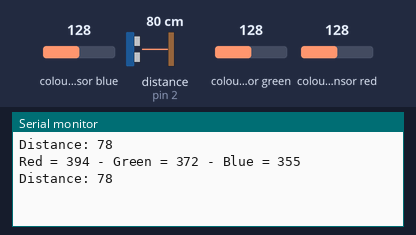
Bench run of a sketch on a simulated Arduino Mega 2560, built with avr-gcc and run on an emulated ATmega2560. Shown: the last lines printed to the serial monitor. Wiring (inferred from the names in the program): ultrasonic range finder: trigger pin 3; echo pin 2; TCS3200 colour sensor: output pin 31; S2 pin 37; S3 pin 39; S0 pin 33; S1 pin 35. The test bench sets the inputs (shaded band); at power-on: colour sensor blue 128, colour sensor red 128, distance to the obstacle (sensor on pin 2) 80 cm, colour sensor green 128. The echo pulse lasts 58.3 µs per cm.

Above: at 1.2 s.
1.3 s: colour sensor blue set to 5
At 2.3 s:
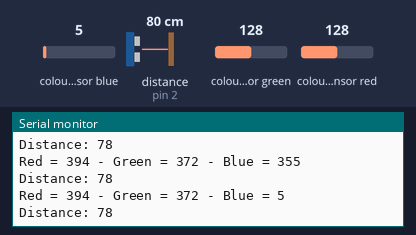
2.8 s: colour sensor red set to 5
At 4.1 s:
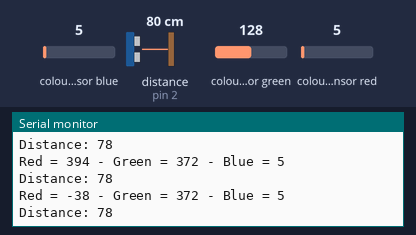
6.0 s: distance to the obstacle (sensor on pin 2) set to 2 cm
At 6.6 s:
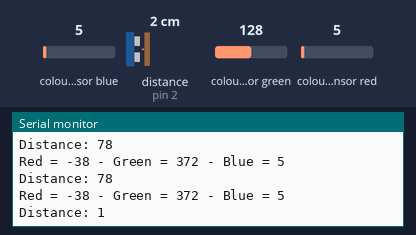

Measured:
- after the input at 1.3 s, the serial monitor: prints a new line after 0.52 s (image 1)
- after the input at 2.8 s, the serial monitor: prints a new line after 0.84 s (image 2)
- after the input at 6.0 s, the serial monitor: prints a new line after 0.11 s (image 3)

The sketch:

color-main.ino
```cpp
/*
  RGB Color Sensor Demonstration
  rgb-color-sensor-demo.ino
  Read RGB values from Color Sensor
  Must use calibration values from Color Sensor Calibration Sketch

  DroneBot Workshop 2020
  https://dronebotworkshop.com
*/

// Define color sensor pins


#define S0 33
#define S1 35
#define S2 37
#define S3 39
#define sensorOut 31
 const int trigPin = 3;
const int echoPin = 2;
// defines variables
long duration;
int distance;
// Calibration Values
// Get these from Calibration Sketch

int redMin = 93; // Red minimum value
int redMax = 192; // Red maximum value
int greenMin = 107; // Green minimum value
int greenMax = 255; // Green maximum value
int blueMin = 87; // Blue minimum value
int blueMax = 209; // Blue maximum value

// Variables for Color Pulse Width Measurements

int redPW = 0;
int greenPW = 0;
int bluePW = 0;

// Variables for final Color values

int redValue;
int greenValue;
int blueValue;

void setup() {

  // Set S0 - S3 as outputs
  pinMode(S0, OUTPUT);
  pinMode(S1, OUTPUT);
  pinMode(S2, OUTPUT);
  pinMode(S3, OUTPUT);

  // Set Sensor output as input
  pinMode(sensorOut, INPUT);

  // Set Frequency scaling to 20%
  digitalWrite(S0,HIGH);
  digitalWrite(S1,LOW);
   pinMode(trigPin, OUTPUT); // Sets the trigPin as an Output
  pinMode(echoPin, INPUT); // Sets the echoPin as an Input

  // Setup Serial Monitor
  Serial.begin(9600);
}

void loop() {
   // Clears the trigPin
  digitalWrite(trigPin, LOW);
  delayMicroseconds(2);
  // Sets the trigPin on HIGH state for 10 micro seconds
  digitalWrite(trigPin, HIGH);
  delayMicroseconds(10);
  digitalWrite(trigPin, LOW);
  // Reads the echoPin, returns the sound wave travel time in microseconds
  duration = pulseIn(echoPin, HIGH);
  // Calculating the distance
  distance = duration * 0.034 / 2;
  // Prints the distance on the Serial Monitor
  Serial.print("Distance: ");
  Serial.println(distance);
  // Read Red value
  redPW = getRedPW();
  // Map to value from 0-255
  redValue = map(redPW, redMin,redMax,255,0);
  // Delay to stabilize sensor
  delay(200);

  // Read Green value
  greenPW = getGreenPW();
  // Map to value from 0-255
  greenValue = map(greenPW, greenMin,greenMax,255,0);
  // Delay to stabilize sensor
  delay(200);

  // Read Blue value
  bluePW = getBluePW();
  // Map to value from 0-255
  blueValue = map(bluePW, blueMin,blueMax,255,0);
  // Delay to stabilize sensor
  delay(200);

  // Print output to Serial Monitor
  Serial.println("");
  Serial.print("Red = ");
  Serial.print(redValue);
  Serial.print(" - Green = ");
  Serial.print(greenValue);
  Serial.print(" - Blue = ");
  Serial.println(blueValue);
  if(distance<=7)
  {
  if(redValue>greenValue && redValue > blueValue && greenValue<=163 && greenValue>=40&& blueValue<=155 && blueValue>=59)
    Serial.print("Red  obstacle ");
  if(redValue <= -90 && greenValue <=-3 && blueValue <=46 && redValue >= -295 && greenValue >=-150 && blueValue >=-90  )
    Serial.print("Black  obstacle ");
  }
}


// Function to read Red Pulse Widths
int getRedPW() {

  // Set sensor to read Red only
  digitalWrite(S2,LOW);
  digitalWrite(S3,LOW);
  // Define integer to represent Pulse Width
  int PW;
  // Read the output Pulse Width
  PW = pulseIn(sensorOut, LOW);
  // Return the value
  return PW;

}

// Function to read Green Pulse Widths
int getGreenPW() {

  // Set sensor to read Green only
  digitalWrite(S2,HIGH);
  digitalWrite(S3,HIGH);
  // Define integer to represent Pulse Width
  int PW;
  // Read the output Pulse Width
  PW = pulseIn(sensorOut, LOW);
  // Return the value
  return PW;

}

// Function to read Blue Pulse Widths
int getBluePW() {

  // Set sensor to read Blue only
  digitalWrite(S2,LOW);
  digitalWrite(S3,HIGH);
  // Define integer to represent Pulse Width
  int PW;
  // Read the output Pulse Width
  PW = pulseIn(sensorOut, LOW);
  // Return the value
  return PW;

}
```
